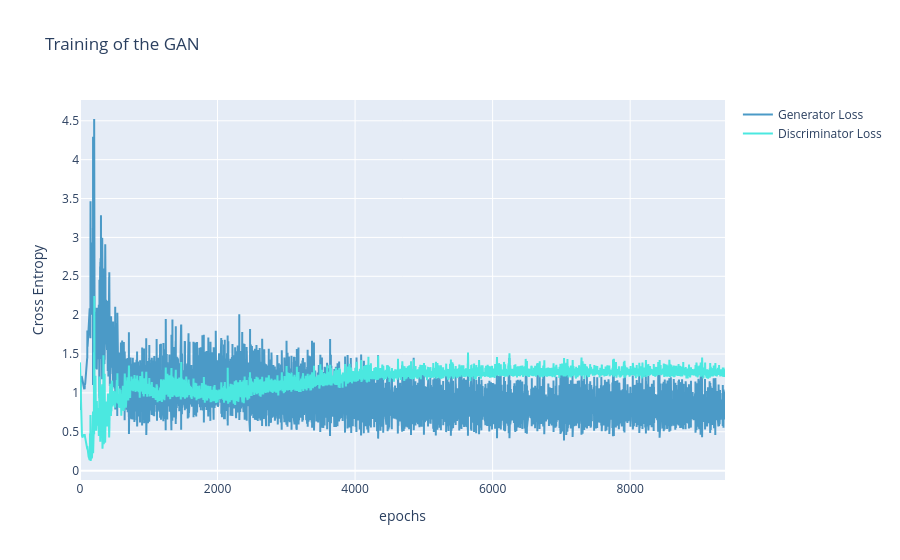

Notebook code for this chart:
### Code cell
from plotly import graph_objects as go
color_chart = ["#4B9AC7", "#4BE8E0", "#9DD4F3", "#97FBF6", "#2A7FAF", "#23B1AB", "#0E3449", "#015955"]

fig = go.Figure(data=[
                      go.Scatter(
                          y=G_losses,
                          name="Generator Loss",
                          mode="lines",
                          marker=dict(
                              color=color_chart[0]
                          )),
                      go.Scatter(
                          y=D_losses,
                          name="Discriminator Loss",
                          mode="lines",
                          marker=dict(
                              color=color_chart[1]
                          ))
])
fig.update_layout(
    title='Training of the GAN',
    xaxis_title='epochs',
    yaxis_title='Cross Entropy'    
)
fig.show()

### Figure 1 — Plotly figure (JSON) as saved in the notebook; plotly's stock layout.template omitted (floating-point values rounded to 4 significant figures; data arrays with more than 128 entries replaced by an {"elided": "..."} marker saying what was removed)
{"data": [{"marker": {"color": "#4B9AC7"}, "mode": "lines", "name": "Generator Loss", "type": "scatter", "y": {"elided": "9380 float values"}}, {"marker": {"color": "#4BE8E0"}, "mode": "lines", "name": "Discriminator Loss", "type": "scatter", "y": {"elided": "9380 float values"}}], "layout": {"title": {"text": "Training of the GAN"}, "xaxis": {"title": {"text": "epochs"}}, "yaxis": {"title": {"text": "Cross Entropy"}}}}
